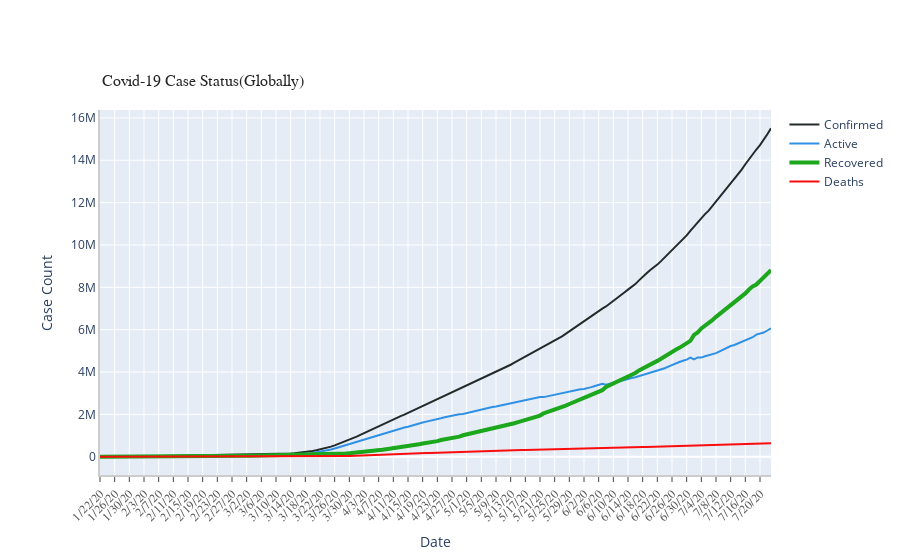

Notebook source saved alongside this figure:
### Code cell
ts_array = [confirmed_agg_ts,active_agg_ts,recovered_agg_ts,death_agg_ts]
labels = ['Confirmed','Active','Recovered','Deaths']
colors = [color_arr[5],color_arr[0],color_arr[2],color_arr[3]]
mode_size = [8,8,12,8]
line_size = [2,2,4,2]

fig2 = draw_plot(ts_array=ts_array,ts_label=labels,title="Covid-19 Case Status(Globally)",colors=colors,mode_size = mode_size,line_size=line_size,x_axis_title="Date",y_axis_title="Case Count",tickangle=315,yaxis_type="",additional_annotations=[])

fig2.show()

### Figure 1 — Plotly figure (JSON) as saved in the notebook; plotly's stock layout.template omitted (floating-point values rounded to 4 significant figures; data arrays with more than 128 entries replaced by an {"elided": "..."} marker saying what was removed)
{"data": [{"connectgaps": true, "line": {"color": "#222A2A", "width": 2}, "name": "Confirmed", "type": "scatter", "x": {"elided": "184 str values"}, "y": {"elided": "184 int values"}}, {"connectgaps": true, "line": {"color": "#2E91E5", "width": 2}, "name": "Active", "type": "scatter", "x": {"elided": "184 str values"}, "y": {"elided": "184 int values"}}, {"connectgaps": true, "line": {"color": "#1CA71C", "width": 4}, "name": "Recovered", "type": "scatter", "x": {"elided": "184 str values"}, "y": {"elided": "184 int values"}}, {"connectgaps": true, "line": {"color": "#FB0D0D", "width": 2}, "name": "Deaths", "type": "scatter", "x": {"elided": "184 str values"}, "y": {"elided": "184 int values"}}], "layout": {"annotations": [{"font": {"color": "rgb(37,37,37)", "family": "Arial", "size": 16}, "showarrow": false, "text": "Covid-19 Case Status(Globally)", "x": 0, "xanchor": "left", "xref": "paper", "y": 1.05, "yanchor": "bottom", "yref": "paper"}], "autosize": true, "margin": {"autoexpand": true, "l": 100, "r": 20, "t": 110}, "showlegend": true, "xaxis": {"linecolor": "rgb(204,204,204)", "linewidth": 2, "showgrid": true, "showline": true, "showticklabels": true, "tickangle": -45, "tickfont": {"color": "rgb(82,82,82)", "family": "Arial", "size": 12}, "ticks": "outside", "title": {"text": "Date"}}, "yaxis": {"linecolor": "rgb(204,204,204)", "linewidth": 2, "showgrid": true, "showline": true, "showticklabels": true, "title": {"text": "Case Count"}}}}
